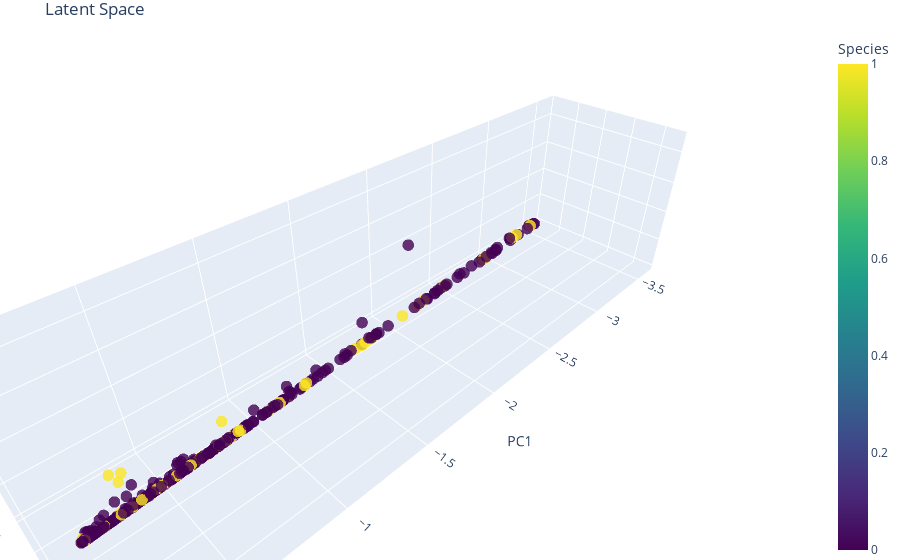
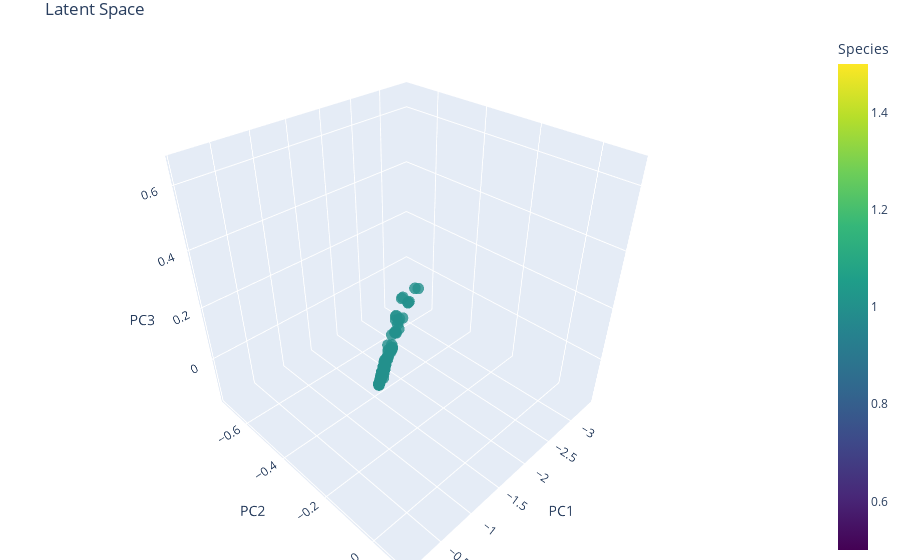
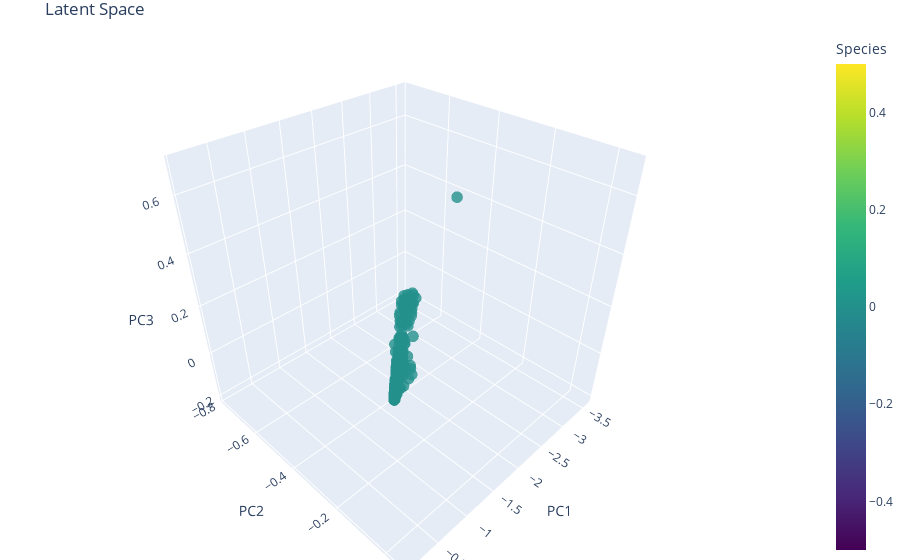

Write notebook code for charts like these, in order.
### Code cell
model.eval()
latents = []

with torch.no_grad():
    for batch in loader:
        x_batch = batch[0].to(DEVICE)
        enc = model.encoder(x_batch)
        enc_flat = enc.view(x_batch.size(0), -1)
        mu = model.fc_mu(enc_flat)
        latents.append(mu.cpu().numpy())
        

latents = np.concatenate(latents, axis=0)

assert latents.shape[0] == len(labels)

#pca = PCA(n_components=3)
#z_pca = pca.fit_transform(latents)


fig = go.Figure(data=[go.Scatter3d(
    x=latents[:, 0],
    y=latents[:, 1],
    z=latents[:, 2],
    mode='markers',
    marker=dict(
        size=4,
        color=labels,
        colorscale='viridis',
        opacity=0.8,
        colorbar=dict(title='Species')
    )
)])

fig.update_layout(
    scene=dict(
        xaxis_title='PC1',
        yaxis_title='PC2',
        zaxis_title='PC3'
    ),
    title='Latent Space',
    margin=dict(l=0, r=0, b=0, t=30)
)

fig.show()


fig = go.Figure(data=[go.Scatter3d(
    x=latents[:, 0][labels!=0],
    y=latents[:, 1][labels!=0],
    z=latents[:, 2][labels!=0],
    mode='markers',
    marker=dict(
        size=4,
        color=labels[labels!=0],
        colorscale='viridis',
        opacity=0.8,
        colorbar=dict(title='Species')
    )
)])

fig.update_layout(
    scene=dict(
        xaxis_title='PC1',
        yaxis_title='PC2',
        zaxis_title='PC3'
    ),
    title='Latent Space',
    margin=dict(l=0, r=0, b=0, t=30)
)

fig.show()

fig = go.Figure(data=[go.Scatter3d(
    x=latents[:, 0][labels!=1],
    y=latents[:, 1][labels!=1],
    z=latents[:, 2][labels!=1],
    mode='markers',
    marker=dict(
        size=4,
        color=labels[labels!=1],
        colorscale='viridis',
        opacity=0.8,
        colorbar=dict(title='Species')
    )
)])

fig.update_layout(
    scene=dict(
        xaxis_title='PC1',
        yaxis_title='PC2',
        zaxis_title='PC3'
    ),
    title='Latent Space',
    margin=dict(l=0, r=0, b=0, t=30)
)

fig.show()

### Figure 1 — Plotly figure (JSON) as saved in the notebook; plotly's stock layout.template omitted (floating-point values rounded to 4 significant figures; data arrays with more than 128 entries replaced by an {"elided": "..."} marker saying what was removed)
{"data": [{"marker": {"color": {"elided": "861 float values"}, "colorbar": {"title": {"text": "Species"}}, "colorscale": [[0, "#440154"], [0.1111, "#482878"], [0.2222, "#3e4989"], [0.3333, "#31688e"], [0.4444, "#26828e"], [0.5556, "#1f9e89"], [0.6667, "#35b779"], [0.7778, "#6ece58"], [0.8889, "#b5de2b"], [1, "#fde725"]], "opacity": 0.8, "size": 4}, "mode": "markers", "type": "scatter3d", "x": {"elided": "861 float values"}, "y": {"elided": "861 float values"}, "z": {"elided": "861 float values"}}], "layout": {"margin": {"b": 0, "l": 0, "r": 0, "t": 30}, "scene": {"xaxis": {"title": {"text": "PC1"}}, "yaxis": {"title": {"text": "PC2"}}, "zaxis": {"title": {"text": "PC3"}}}, "title": {"text": "Latent Space"}}}

### Figure 2 — Plotly figure (JSON) as saved in the notebook; plotly's stock layout.template omitted (floating-point values rounded to 4 significant figures; data arrays with more than 128 entries replaced by an {"elided": "..."} marker saying what was removed)
{"data": [{"marker": {"color": {"elided": "171 float values"}, "colorbar": {"title": {"text": "Species"}}, "colorscale": [[0, "#440154"], [0.1111, "#482878"], [0.2222, "#3e4989"], [0.3333, "#31688e"], [0.4444, "#26828e"], [0.5556, "#1f9e89"], [0.6667, "#35b779"], [0.7778, "#6ece58"], [0.8889, "#b5de2b"], [1, "#fde725"]], "opacity": 0.8, "size": 4}, "mode": "markers", "type": "scatter3d", "x": {"elided": "171 float values"}, "y": {"elided": "171 float values"}, "z": {"elided": "171 float values"}}], "layout": {"margin": {"b": 0, "l": 0, "r": 0, "t": 30}, "scene": {"xaxis": {"title": {"text": "PC1"}}, "yaxis": {"title": {"text": "PC2"}}, "zaxis": {"title": {"text": "PC3"}}}, "title": {"text": "Latent Space"}}}

### Figure 3 — Plotly figure (JSON) as saved in the notebook; plotly's stock layout.template omitted (floating-point values rounded to 4 significant figures; data arrays with more than 128 entries replaced by an {"elided": "..."} marker saying what was removed)
{"data": [{"marker": {"color": {"elided": "690 float values"}, "colorbar": {"title": {"text": "Species"}}, "colorscale": [[0, "#440154"], [0.1111, "#482878"], [0.2222, "#3e4989"], [0.3333, "#31688e"], [0.4444, "#26828e"], [0.5556, "#1f9e89"], [0.6667, "#35b779"], [0.7778, "#6ece58"], [0.8889, "#b5de2b"], [1, "#fde725"]], "opacity": 0.8, "size": 4}, "mode": "markers", "type": "scatter3d", "x": {"elided": "690 float values"}, "y": {"elided": "690 float values"}, "z": {"elided": "690 float values"}}], "layout": {"margin": {"b": 0, "l": 0, "r": 0, "t": 30}, "scene": {"xaxis": {"title": {"text": "PC1"}}, "yaxis": {"title": {"text": "PC2"}}, "zaxis": {"title": {"text": "PC3"}}}, "title": {"text": "Latent Space"}}}
